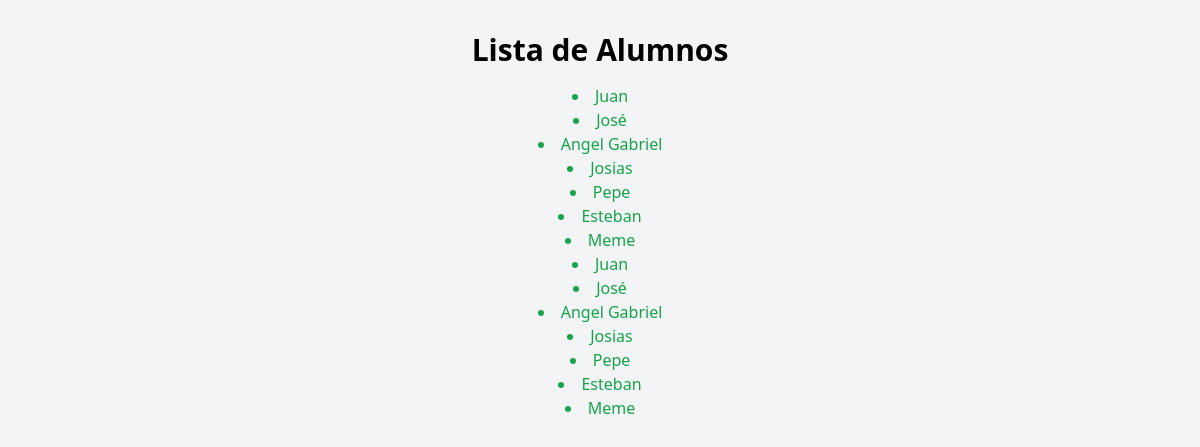
/maestro/lista_alumnos.php (signed in), run on the app's committed database.
### tables this page shows
CREATE TABLE `alumnos` (
  `id` int(11) NOT NULL,
  `nombre` varchar(255) NOT NULL,
  `clases_registradas` varchar(150) NOT NULL,
  `apellidos` varchar(255) NOT NULL
);

### maestro/lista_alumnos.php (the view, shortened to what this page needs)
<?php
require_once('../config/database.php');
$maestro_id = $_SESSION['user_data']['id'];
$stmt = $pdo->prepare("SELECT m.materia_id, m.materia_nombre FROM materias m
                       JOIN maestros_materias mm ON m.materia_id = mm.materia_id
                       WHERE mm.maestro_id = ?");
$stmt->execute([$maestro_id]);
$materia = $stmt->fetch(PDO::FETCH_ASSOC);
$alumnos = [];
if ($materia) {
    $materia_id = $materia['materia_id'];
    $stmt = $pdo->prepare("SELECT a.nombre AS alumno_nombre FROM alumnos a
                           JOIN alumnos_materias am ON am.alumno_id = am.alumno_id
                           WHERE am.materia_id = ?");
    $stmt->execute([$materia_id]);
    $alumnos = $stmt->fetchAll(PDO::FETCH_ASSOC);
}
?>
<!DOCTYPE html>
<html>
<head>
    <link href="/dist/output.css" rel="stylesheet">
</head>
<body class="bg-gray-100 p-8 text-center">
    <h2 class="text-3xl font-semibold mb-4">Lista de Alumnos</h2>
    <?php if ($alumnos) : ?>
        <ul class="list-disc list-inside mb-4">
            <?php foreach ($alumnos as $alumno) : ?>
                <li class="text-green-600"><?php echo $alumno['alumno_nombre']; ?></li>
            <?php endforeach; ?>
        </ul>
    <?php else : ?>
        <p class="text-red-600">No hay alumnos en esta materia o no estás asignado a ninguna materia.</p>
    <?php endif; ?>
</body>
</html>

### data on the page
alumnos: nombre "Juan"
alumnos: nombre "José"
alumnos: nombre "Angel Gabriel"
alumnos: nombre "Josias"
alumnos: nombre "Pepe"
alumnos: nombre "Esteban"
alumnos: nombre "Meme"
